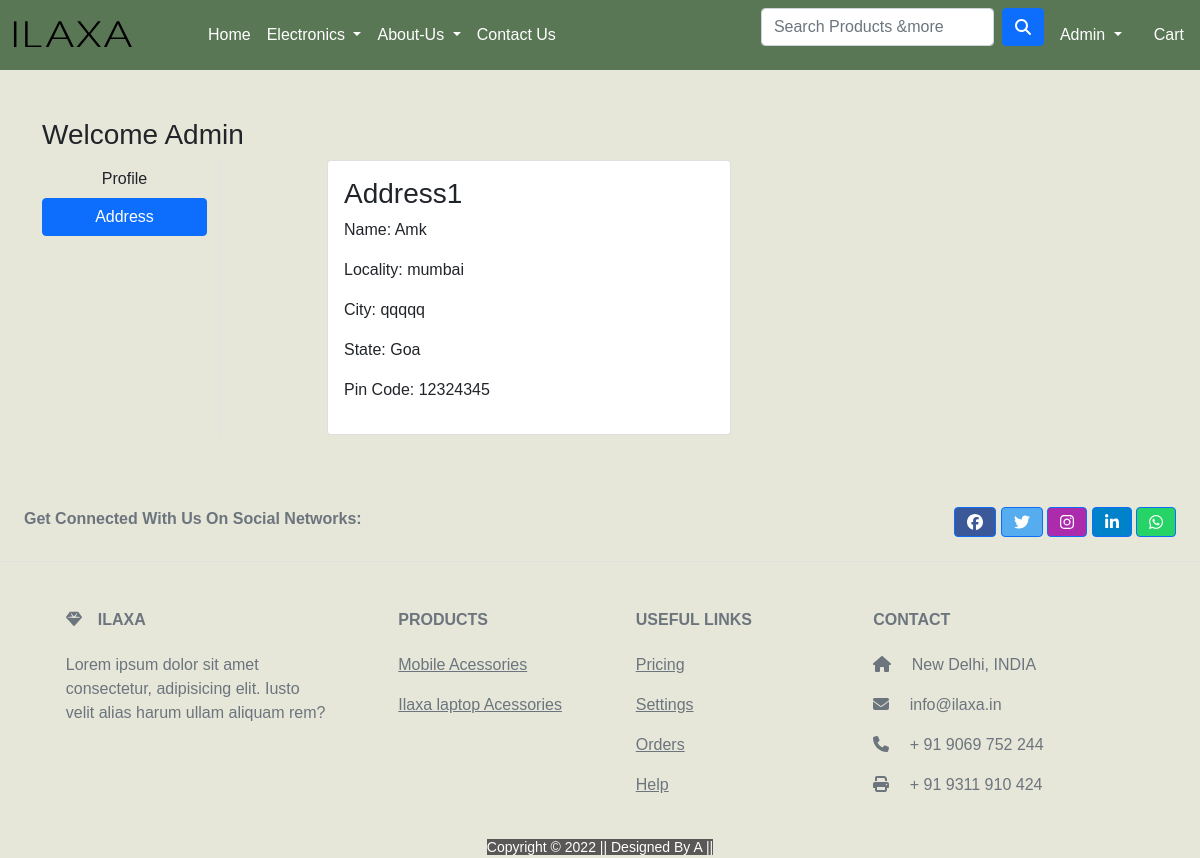
The page /address/ (signed in) on the database its author committed.
### app/models.py (models this page shows, shortened)
class Customer(models.Model):
    user = models.ForeignKey(User, on_delete=models.CASCADE)
    name = models.CharField(max_length=200)
    locality = models.CharField(max_length=200)
    city = models.CharField(max_length=50)
    zipcode = models.IntegerField()
    state = models.CharField(choices=STATE_CHOICES,max_length=50)

### app/views.py (the view)
# urls.py: path('address/', views.address, name='address'),
@login_required
def address(request):
    add = Customer.objects.filter(user=request.user)
    return render(request,'app/address.html',{'add':add,'active':'btn-primary'})

### app/templates/app/address.html (shortened to what this page needs)
{% extends 'app/base.html' %}
{% load static %}
{% block main-content %}
<div class="container my-5">
 <div class="row">
 <h3>Welcome <span class="text-capitalize">{{request.user}}</span></h3>
  <div class="col-sm-2 border-end">
   <ul class="list-unstyled">
    <li class="d-grid"><a href="{% url 'profile' %}" class="btn">Profile</a></li>
    <li class="d-grid"><a href="{% url 'address' %}" class="btn {{active}}">Address</a></li>
   </ul>
  </div>
  <div class="col-sm-9 offset-sm-1">
   <div class="row">
{% for ad in add %}
    <div class="col-sm-6">
     <div class="card">
      <div class="card-body">
       <h3>Address{{forloop.counter}}</h3>
       <p>Name: {{ad.name}}</p>
       <p>Locality: {{ad.locality}}</p>
       <p>City: {{ad.city}}</p>
       <p>State: {{ad.state}}</p>
       <p>Pin Code: {{ad.zipcode}}</p>
      </div>
     </div>
    </div>
{% endfor %}
   </div>
  </div>
 </div>
</div>
{% endblock main-content %}

### app/templates/app/header.html (shortened to what this page needs)
<section>
    <head>
        {% load static %}
<!doctype html>
<html lang="en">
<head>
    <link href="https://cdn.jsdelivr.net/npm/bootstrap@5.1.3/dist/css/bootstrap.min.css" rel="stylesheet"
>
    <link rel="stylesheet" href="{% static 'app/css/owl.carousel.min.css' %}">
    <link rel="stylesheet" href="{% static 'app/css/all.min.css' %}">
    <link rel="stylesheet" href="{% static 'app/css/style.css' %}">
</head>
<div class="header" id="myHeader">
<body>
    <nav class="navbar navbar-expand-lg navbar-dark bg-primary">
        <div class="logo">
            <a href="{% url 'home' %}" class="logo-image"> <img src="{% static 'app/images/logo/logoo.svg'%}" alt="logo"></a>
        </div>
        <div class="collapse navbar-collapse" id="navbarSupportedContent">
            <ul class="navbar-nav me-auto mb-2 mb-lg-0">
                <li class="nav-item">
                    <a class="nav-link active" aria-current="page" href="/">Home</a>
                </li>
                <li class="nav-item dropdown">
                    <a class="nav-link dropdown-toggle text-white" href="#" id="electronicsDropdown" role="button"
                        data-bs-toggle="dropdown" aria-expanded="false">
                        Electronics
                    </a>
                </li>
                <li class="nav-item dropdown">
                    <a class="nav-link dropdown-toggle text-white" href="#" id="ilaxa_top" role="button"
                        data-bs-toggle="dropdown" aria-expanded="false">
                        About-Us
                    </a>
                </li>
            </ul>
            <div class="collapse navbar-collapse" id="navbarSupportedContent">
                <ul class="navbar-nav me-auto mb-2 mb-lg-0">
                    <li class="nav-item">
                        <a class="nav-link active" aria-current="page" href="{% url 'contact' %}">Contact Us</a>
                    </li>
                </ul>
            </div>
            <form action="/search/" method="GET" class="d-flex">
                <input class="form-control me-2" type="search" placeholder="Search Products &more" aria-label="Search"
                    name="query" id="query" />
                <button type="submit" class="btn btn-primary">
                    <i class="fas fa-search"></i>
                </button>
            </form>
            <div>
                <ul class="navbar-nav me-auto mb-2 mb-lg-0">
                    {% if request.user.is_authenticated %}
                    <li class="nav-item dropdown mx-2">
                        <a class="nav-link dropdown-toggle text-white" href="#" id="profileDropdown" role="button"
                            data-bs-toggle="dropdown" aria-expanded="false">
                            {{request.user.username |capfirst}}
                        </a>
                    </li>
                    <li class="nav-item mx-2">
                        <a href="{% url 'showcart' %}" class="nav-link text-white"> Cart </a>
                    </li>
                    {% endif %}
                </ul>
            </div>
        </div>
        </div>
    </head>
</section>

### app/static/app/css/style.css (style rules this page uses)
.bg-primary { background-color: #5a7755!important; }
body { font-size: 18px; font-family: "Vibur", sans-serif; background-color: #0e100e; }
.container { margin-top: 1vh; }
body { font-size: 16px; font-family: "Vibur", sans-serif; background-color: #e6e6d9; }
.container { margin-top:0vh; }
.header { background: #555; color: #f1f1f1; }

### rows shown on the page
Customer: name "Amk", locality "mumbai", city "qqqqq", state "Goa", zipcode "12324345"

### other values the page prints
{{ request.user.username |capfirst }} "Admin"
{{ request.user }} "Admin"
